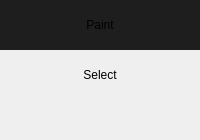
  <widget class="QDockWidget" name="toolDock">
   <property name="font">
    <font>
     <family>Trebuchet MS</family>
     <pointsize>12</pointsize>
     <weight>50</weight>
     <italic>false</italic>
     <bold>false</bold>
     <kerning>true</kerning>
    </font>
   </property>
   <property name="layoutDirection">
    <enum>Qt::LeftToRight</enum>
   </property>
   <property name="autoFillBackground">
    <bool>false</bool>
   </property>
   <property name="styleSheet">
    <string notr="true">QDockWidget::title[right=false]{
	 padding-left: 18;
	 padding-right: 0;
}

QDockWidget::title[right=true]{
	 padding-left: 0;
	 padding-right: 18;
}

QDockWidget * QToolButton{
	border: none;
}

QDockWidget * QToolButton:checked {
	background-color: rgb(30,30,30);
	border: none;
}

QDockWidget * QToolButton:hover:!checked {
	background-color: rgb(45,45,45);
}</string>
   </property>
   <property name="features">
    <set>QDockWidget::DockWidgetClosable|QDockWidget::DockWidgetMovable</set>
   </property>
   <property name="allowedAreas">
    <set>Qt::LeftDockWidgetArea|Qt::RightDockWidgetArea</set>
   </property>
   <property name="windowTitle">
    <string>Tools</string>
   </property>
   <property name="right" stdset="0">
    <bool>false</bool>
   </property>
   <attribute name="dockWidgetArea">
    <number>1</number>
   </attribute>
   <widget class="QWidget" name="toolDockContents">
    <property name="layoutDirection">
     <enum>Qt::LeftToRight</enum>
    </property>
    <property name="autoFillBackground">
     <bool>false</bool>
    </property>
    <property name="styleSheet">
     <string notr="true"/>
    </property>
    <layout class="QVBoxLayout" name="verticalLayout">
     <property name="spacing">
      <number>0</number>
     </property>
     <property name="leftMargin">
      <number>0</number>
     </property>
     <property name="topMargin">
      <number>0</number>
     </property>
     <property name="rightMargin">
      <number>0</number>
     </property>
     <property name="bottomMargin">
      <number>0</number>
     </property>
     <item>
      <widget class="QToolButton" name="paintButton">
       <property name="sizePolicy">
        <sizepolicy hsizetype="Minimum" vsizetype="Fixed">
         <horstretch>0</horstretch>
         <verstretch>0</verstretch>
        </sizepolicy>
       </property>
       <property name="minimumSize">
        <size>
         <width>100</width>
         <height>50</height>
        </size>
       </property>
       <property name="autoFillBackground">
        <bool>false</bool>
       </property>
       <property name="styleSheet">
        <string notr="true"/>
       </property>
       <property name="text">
        <string>Paint</string>
       </property>
       <property name="checkable">
        <bool>true</bool>
       </property>
       <property name="checked">
        <bool>true</bool>
       </property>
       <property name="autoExclusive">
        <bool>true</bool>
       </property>
       <property name="popupMode">
        <enum>QToolButton::DelayedPopup</enum>
       </property>
       <property name="arrowType">
        <enum>Qt::NoArrow</enum>
       </property>
      </widget>
     </item>
     <item>
      <widget class="QToolButton" name="selectButton">
       <property name="sizePolicy">
        <sizepolicy hsizetype="Minimum" vsizetype="Fixed">
         <horstretch>0</horstretch>
         <verstretch>0</verstretch>
        </sizepolicy>
       </property>
       <property name="minimumSize">
        <size>
         <width>100</width>
         <height>50</height>
        </size>
       </property>
       <property name="autoFillBackground">
        <bool>false</bool>
       </property>
       <property name="styleSheet">
        <string notr="true"/>
       </property>
       <property name="text">
        <string>Select</string>
       </property>
       <property name="checkable">
        <bool>true</bool>
       </property>
       <property name="autoExclusive">
        <bool>true</bool>
       </property>
       <property name="popupMode">
        <enum>QToolButton::DelayedPopup</enum>
       </property>
       <property name="arrowType">
        <enum>Qt::NoArrow</enum>
       </property>
      </widget>
     </item>
     <item>
      <spacer name="toolSpacer">
       <property name="orientation">
        <enum>Qt::Vertical</enum>
       </property>
       <property name="sizeHint" stdset="0">
        <size>
         <width>0</width>
         <height>40</height>
        </size>
       </property>
      </spacer>
     </item>
    </layout>
   </widget>
  </widget>
